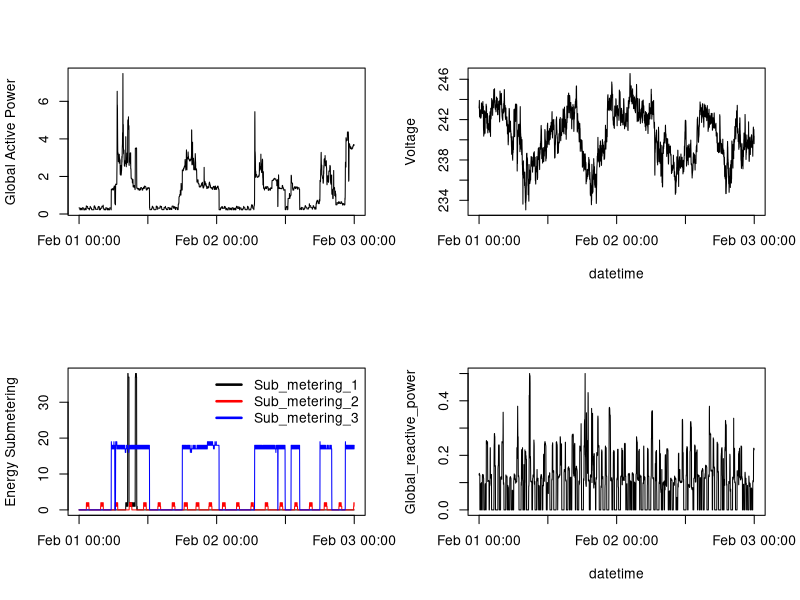

Source code (R):
## Part 0: Obtain the data file
# The steps are below:
# 1) Down the zipped data file from:
#      https://d396qusza40orc.cloudfront.net/exdata%2Fdata%2Fhousehold_power_consumption.zip
# 2) Unzip the file to get the data txt file; household_power_consumption.txt
# 3) Ensure the data txt file is stored under the same directory as the R plotting scripts



## Part 1: loading data
# Figure out the calculation to get only the required dates: 2007-02-01 and 2007-02-02 
# The steps are:
# 1) Load 1 row to figure out how many columns
# 2) Load only the 1st column for dates
# 3) Calcualte the beginning rows to skip & the number of rows to load
hpower1row <- read.table("household_power_consumption.txt", header=TRUE, sep=";", nrows=1)
hpower1col <- read.table("household_power_consumption.txt", header = TRUE, sep = ";", 
                         colClasses = c(NA, rep("NULL", ncol(hpower1row) - 1)))
hpower1col[,1] <- as.Date(hpower1col[,1], format="%d/%m/%Y")
load_skip <- which.max(hpower1col$Date == "2007-02-01") - 1
load_nrow <- which.max(hpower1col$Date == "2007-02-03") - which.max(hpower1col$Date == "2007-02-01")

# Load the file with only the required dates
hpower <- read.table("household_power_consumption.txt", header=TRUE, sep=";", skip=load_skip, nrows=load_nrow)
names(hpower) <- names(hpower1row)
names(hpower)[2] <- "DateTime"
hpower[,2] <- as.POSIXct(paste(hpower[,1], hpower[,2]), format = "%d/%m/%Y %H:%M:%S")
hpower[,1] <- as.Date(hpower[,1], format="%d/%m/%Y")

# clean up the temporary variables used for calclating the time frame
rm(hpower1row)
rm(hpower1col)
rm(load_skip)
rm(load_nrow)



## Part 2: plot the diagram
png("plot4.png", width = 480, height = 480)
par(mfrow = c(2, 2)) 
plot(hpower$DateTime, hpower$Global_active_power, type="l", ylab="Global Active Power", xlab="", cex=0.2)
plot(hpower$DateTime, hpower$Voltage, type="l", ylab="Voltage", xlab="datetime")
plot(hpower$DateTime, hpower$Sub_metering_1, type="l", ylab="Energy Submetering", xlab="")
lines(hpower$DateTime, hpower$Sub_metering_2, type="l", col="red")
lines(hpower$DateTime, hpower$Sub_metering_3, type="l", col="blue")
legend("topright", c("Sub_metering_1", "Sub_metering_2", "Sub_metering_3"), lty=1, lwd =2.5, col=c("black", "red", "blue"), bty = "n")
plot(hpower$DateTime, hpower$Global_reactive_power, type="l", xlab="datetime", ylab="Global_reactive_power")
dev.off()


